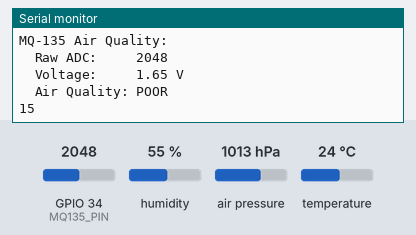
Simulated run of this sketch. Board: ESP32. Shown: the last lines printed to the serial monitor. The inputs (shaded band) are chosen by the test bench; at power-on: GPIO 34 (MQ135_PIN) = 2048, humidity 55 %, air pressure 1013 hPa, temperature 24 °C.

Above: at 1.2 s.
1.3 s: GPIO 34 (MQ135_PIN) set to 1960
At 3.8 s:
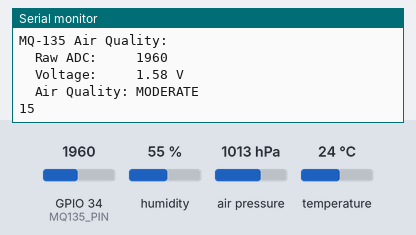
7.5 s: GPIO 34 (MQ135_PIN) set to 960
At 9.7 s:
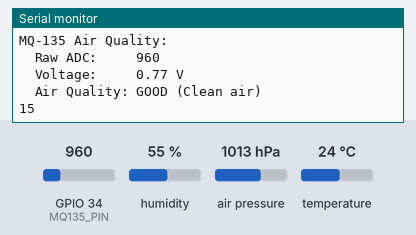
13.5 s: GPIO 34 (MQ135_PIN) set to 3040
At 15.6 s:
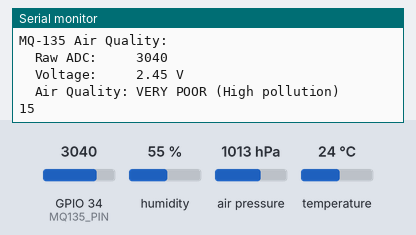
19.6 s: humidity set to 22 %
23.1 s: air pressure set to 952 hPa
26.6 s: temperature set to 12 °C
Timing chart, 0 to 29.6 s (numbered marks = the images above; inputs shaded):
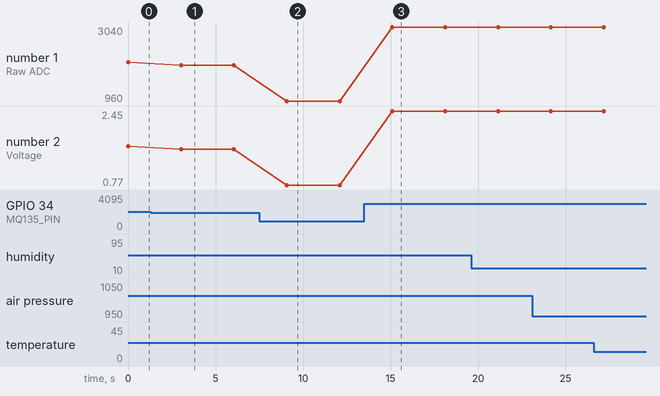

Measured:
- after the input at 1.3 s, the serial monitor: prints a new line after 1.7 s (image 1)
- after the input at 7.5 s, the serial monitor: prints a new line after 1.6 s (image 2)
- after the input at 13.5 s, the serial monitor: prints a new line after 1.6 s (image 3)
- plotted number 1: 2048 → 1960 after the input at 1.3 s, 1960 → 960 after the input at 7.5 s, 960 → 3040 after the input at 13.5 s
- plotted number 2: 1.65 → 1.58 after the input at 1.3 s, 1.58 → 0.77 after the input at 7.5 s, 0.77 → 2.45 after the input at 13.5 s

The sketch:

BME280_MQ135_Test.ino
```cpp
#include <Wire.h>
#include <Adafruit_BME280.h>

Adafruit_BME280 bme;

// MQ-135 sensor pin
const int MQ135_PIN = 34;

void setup() {
  Serial.begin(115200);
  Wire.begin(21, 22);

  Serial.println("\n=== BME280 + MQ-135 Sensor Test ===\n");

  // Test BME280
  Serial.print("Testing BME280... ");
  if (!bme.begin(0x76) && !bme.begin(0x77)) {
    Serial.println("FAILED!");
    Serial.println("BME280 not found. Check wiring:");
    Serial.println("  - VCC to 3.3V");
    Serial.println("  - GND to GND");
    Serial.println("  - SDA to D21");
    Serial.println("  - SCL to D22");
  } else {
    Serial.println("OK!");
  }

  // Test MQ-135
  Serial.print("Testing MQ-135... ");
  pinMode(MQ135_PIN, INPUT);
  int testRead = analogRead(MQ135_PIN);
  if (testRead == 0 || testRead == 4095) {
    Serial.println("WARNING - Check wiring!");
    Serial.println("  Reading: " + String(testRead) + " (should be between 0-4095)");
  } else {
    Serial.println("OK!");
    Serial.println("  Initial reading: " + String(testRead));
  }

  Serial.println("\n--- Starting continuous monitoring ---\n");
}

void loop() {
  // Read BME280
  float temp = bme.readTemperature();
  float humidity = bme.readHumidity();
  float pressure = bme.readPressure() / 100.0;

  // Read MQ-135
  int mq135_raw = analogRead(MQ135_PIN);
  float mq135_voltage = (mq135_raw / 4095.0) * 3.3;

  // Display results
  Serial.println("=== Sensor Readings ===");

  Serial.println("\nBME280:");
  Serial.print("  Temperature: ");
  Serial.print(temp);
  Serial.print(" °C (");
  Serial.print(temp * 9/5 + 32);
  Serial.println(" °F)");

  Serial.print("  Humidity:    ");
  Serial.print(humidity);
  Serial.println(" %");

  Serial.print("  Pressure:    ");
  Serial.print(pressure);
  Serial.println(" hPa");

  Serial.println("\nMQ-135 Air Quality:");
  Serial.print("  Raw ADC:     ");
  Serial.println(mq135_raw);

  Serial.print("  Voltage:     ");
  Serial.print(mq135_voltage);
  Serial.println(" V");

  Serial.print("  Air Quality: ");
  if (mq135_raw < 1000) {
    Serial.println("GOOD (Clean air)");
  } else if (mq135_raw < 2000) {
    Serial.println("MODERATE");
  } else if (mq135_raw < 3000) {
    Serial.println("POOR");
  } else {
    Serial.println("VERY POOR (High pollution)");
  }

  Serial.println("\n" + String('-', 40) + "\n");

  delay(3000);
}
```
